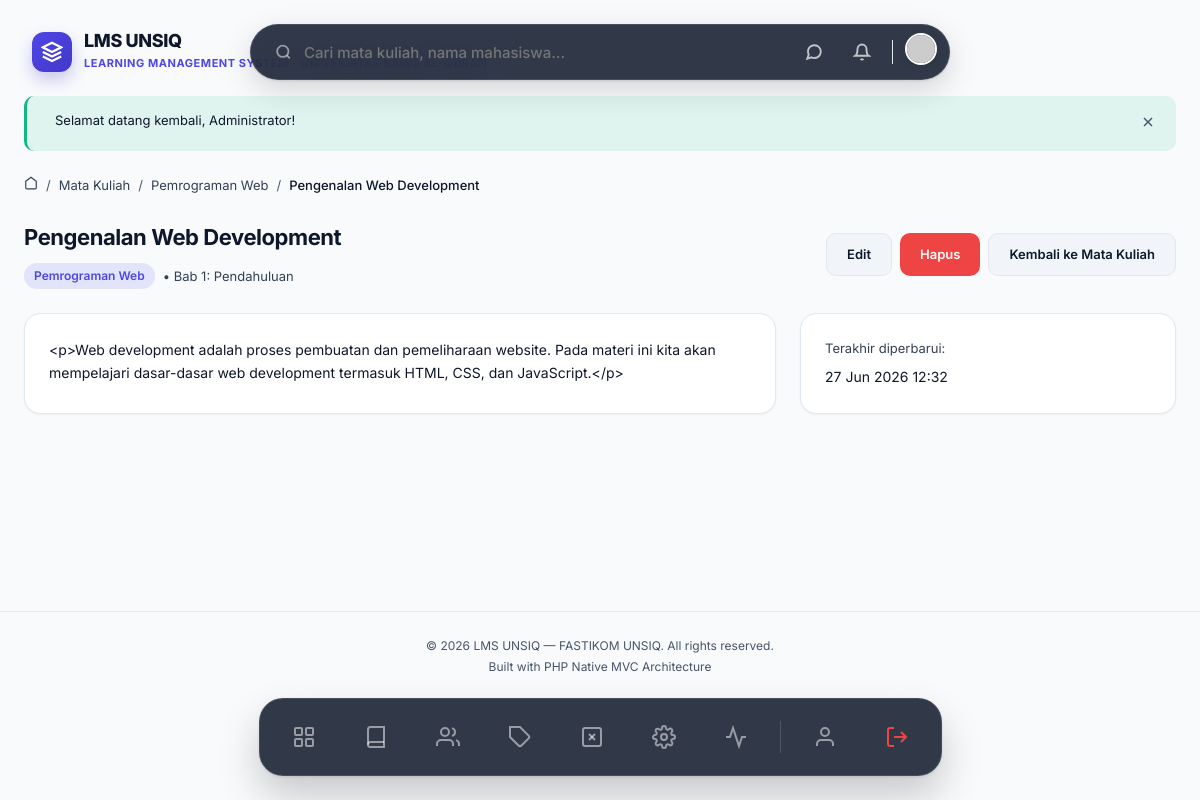
The page /materials/1 (signed in) on the database its author committed.
### tables this page shows
CREATE TABLE IF NOT EXISTS settings (
    id INT AUTO_INCREMENT PRIMARY KEY,
    key_name VARCHAR(100) NOT NULL UNIQUE,
    value TEXT NULL,
    group_name VARCHAR(50) NOT NULL DEFAULT 'general',
    description VARCHAR(255) NULL,
    INDEX idx_settings_group (group_name)
);

CREATE TABLE IF NOT EXISTS materials (
    id INT AUTO_INCREMENT PRIMARY KEY,
    course_id INT NOT NULL,
    title VARCHAR(200) NOT NULL,
    content LONGTEXT NULL COMMENT 'Konten teks/HTML materi',
    file_path VARCHAR(255) NULL,
    file_name VARCHAR(255) NULL,
    file_type VARCHAR(20) NULL COMMENT 'pdf, docx, pptx, video, etc.',
    file_size INT NULL COMMENT 'Ukuran file dalam bytes',
    video_url VARCHAR(500) NULL COMMENT 'URL embed video (YouTube, etc.)',
    section VARCHAR(100) NULL COMMENT 'Bab/Section grouping',
    sort_order INT NOT NULL DEFAULT 0,
    is_published TINYINT(1) NOT NULL DEFAULT 0,
    download_count INT NOT NULL DEFAULT 0,
    created_at TIMESTAMP DEFAULT CURRENT_TIMESTAMP,
    updated_at TIMESTAMP DEFAULT CURRENT_TIMESTAMP ON UPDATE CURRENT_TIMESTAMP,
    FOREIGN KEY (course_id) REFERENCES courses(id) ON DELETE CASCADE,
    INDEX idx_materials_course (course_id),
    INDEX idx_materials_sort (sort_order)
);

CREATE TABLE IF NOT EXISTS courses (
    id INT AUTO_INCREMENT PRIMARY KEY,
    dosen_id INT NOT NULL,
    category_id INT NULL,
    code VARCHAR(20) NOT NULL UNIQUE COMMENT 'Kode mata kuliah',
    name VARCHAR(200) NOT NULL,
    description TEXT NULL,
    thumbnail VARCHAR(255) NULL,
    sks INT NOT NULL DEFAULT 2,
    semester VARCHAR(20) NULL COMMENT 'Ganjil/Genap',
    academic_year VARCHAR(20) NULL COMMENT '2025/2026',
    status ENUM('draft', 'published', 'archived') NOT NULL DEFAULT 'draft',
    max_students INT NULL DEFAULT 40,
    created_at TIMESTAMP DEFAULT CURRENT_TIMESTAMP,
    updated_at TIMESTAMP DEFAULT CURRENT_TIMESTAMP ON UPDATE CURRENT_TIMESTAMP,
    FOREIGN KEY (dosen_id) REFERENCES users(id) ON DELETE CASCADE,
    FOREIGN KEY (category_id) REFERENCES categories(id) ON DELETE SET NULL,
    INDEX idx_courses_status (status),
    INDEX idx_courses_dosen (dosen_id),
    INDEX idx_courses_code (code)
);

### app/Views/materials/show.php (the view, shortened to what the rows shown need)
<div class="animate-fade-in">
    <div class="page-header">
        <div>
            <h1 style="margin-bottom:8px;"><?= e($material['title']) ?></h1>
            <div class="d-flex align-center gap-2">
                <span class="badge badge-primary"><?= e($course['name']) ?></span>
                <?php if ($material['section']): ?><span class="text-sm text-muted">• <?= e($material['section']) ?></span><?php endif; ?>
            </div>
        </div>
        <div class="btn-group">
            <?php if (has_role('admin', 'dosen')): ?>
                <a href="<?= url('/materials/' . $material['id'] . '/edit') ?>" class="btn btn-secondary">Edit</a>
                <button class="btn btn-danger" data-confirm="Hapus materi ini?" data-action="<?= url('/materials/' . $material['id'] . '/delete') ?>">Hapus</button>
            <?php endif; ?>
            <a href="<?= url('/courses/' . $course['id']) ?>" class="btn btn-secondary">Kembali ke Mata Kuliah</a>
        </div>
    </div>
    <div class="dashboard-grid" style="grid-template-columns:2fr 1fr;">
        <div class="card">
            <div class="card-body">
                <div style="font-size:var(--font-size-base);line-height:1.7;">
                    <?= nl2br(e($material['content'])) ?>
                </div>
            </div>
        </div>
        <div>
            <div class="card">
                <div class="card-body">
                    <p class="text-sm text-muted mb-2">Terakhir diperbarui:</p>
                    <p class="font-medium"><?= format_date($material['updated_at'] ?? $material['created_at'], 'd M Y H:i') ?></p>
                </div>
            </div>
        </div>
    </div>
</div>

### app/Core/Router.php (shortened to what the rows shown need)
<?php
class Router
{
    private array $routes = [
        'GET'    => [],
        'POST'   => [],
        'PUT'    => [],
        'DELETE' => [],
    ];
    private function addRoute(string $method, string $uri, array $action, array $middleware = []): self
    {
        $this->routes[$method][] = [
            'uri'        => $uri,
            'controller' => $action[0],
            'method'     => $action[1],
            'middleware'  => $middleware,
        ];
        return $this;
    }
    public function dispatch(string $requestMethod, string $requestUri): void
    {
        $routes = $this->routes[$requestMethod] ?? [];
        foreach ($routes as $route) {
            $params = $this->matchRoute($route['uri'], $requestUri);
            if ($params !== false) {
                $methodName      = $route['method'];
                $controller = new $controllerClass();
                call_user_func_array([$controller, $methodName], $params);
                return;
            }
        }
        throw new Exceptions\NotFoundException("Route [{$requestMethod} {$requestUri}] not found.");
    }
    private function matchRoute(string $routeUri, string $requestUri): array|false
    {
        $pattern = preg_replace('/\{([a-zA-Z_]+)\}/', '([a-zA-Z0-9_-]+)', $routeUri);
        $pattern = '#^' . $pattern . '$#';
        if (preg_match($pattern, $requestUri, $matches)) {
            array_shift($matches);
            return $matches;
        }
        return false;
    }
}

### app/Views/partials/navbar.php (shortened to what the rows shown need)
<?php
$user = $currentUser ?? \App\Core\Session::user();
$notifCount = 0;
try {
    $notifModel = new \App\Models\Notification();
    $notifCount = $notifModel->countUnread($user['id'] ?? 0);
} catch (\Throwable $e) {}
?>
<div style="display: flex; justify-content: center; position: sticky; top: 24px; z-index: 999; margin-bottom: 24px; pointer-events: none; width: 100%;">
<?php
    $settingModel = new \App\Models\Setting();
    $siteName = $settingModel->getValue('site_name', 'LMS UNSIQ');
    $siteDesc = $settingModel->getValue('site_description', 'Portal Akademik');
    $siteLogo = $settingModel->getValue('site_logo');
?>
    <a href="<?= url('/dashboard') ?>" style="position: absolute; left: 32px; top: 50%; transform: translateY(-50%); pointer-events: auto; display: flex; align-items: center; gap: 12px; text-decoration: none; transition: transform 0.2s;" onmouseover="this.style.transform='translateY(-50%) scale(1.02)'" onmouseout="this.style.transform='translateY(-50%) scale(1)'">
        <?php if (!empty($siteLogo)): ?>
            <img src="<?= e(str_starts_with($siteLogo, 'http') ? $siteLogo : upload_url($siteLogo)) ?>" alt="Logo" style="width: 40px; height: 40px; border-radius: 8px; object-fit: contain;">
        <?php else: ?>
            <div style="width: 40px; height: 40px; background: linear-gradient(135deg, #4f46e5, #4338ca); border-radius: 12px; display: flex; justify-content: center; align-items: center; box-shadow: 0 8px 16px rgba(67,56,202,0.25);">
                <svg width="22" height="22" viewBox="0 0 24 24" fill="none" stroke="white" stroke-width="2.5"><path d="M12 2L2 7l10 5 10-5-10-5z"/><path d="M2 17l10 5 10-5"/><path d="M2 12l10 5 10-5"/></svg>
            </div>
        <?php endif; ?>
        <div>
            <h1 style="font-size: 18px; font-weight: 800; color: var(--text-primary); letter-spacing: -0.02em; margin: 0; line-height: 1.1;"><?= e($siteName) ?></h1>
            <span style="font-size: 11px; font-weight: 700; color: var(--accent-primary); letter-spacing: 0.05em; text-transform: uppercase;"><?= e($siteDesc) ?></span>
        </div>
    </a>
    <div style="pointer-events: auto; display: flex; justify-content: space-between; align-items: center; background: rgba(15, 23, 42, 0.85); backdrop-filter: blur(16px); padding: 8px 12px 8px 24px; border-radius: 999px; box-shadow: 0 10px 30px rgba(0,0,0,0.15), 0 1px 3px rgba(0,0,0,0.1); border: 1px solid rgba(255,255,255,0.1); width: 100%; max-width: 700px; transition: all 0.3s cubic-bezier(0.34, 1.56, 0.64, 1);">
        <form action="<?= url('/search') ?>" method="GET" style="display: flex; align-items: center; gap: 12px; flex: 1; margin:0;">
            <svg width="18" height="18" viewBox="0 0 24 24" fill="none" stroke="currentColor" stroke-width="2.5" style="color: rgba(255,255,255,0.5);"><circle cx="11" cy="11" r="8"/><line x1="21" y1="21" x2="16.65" y2="16.65"/></svg>
            <input type="text" name="q" placeholder="Cari mata kuliah, nama mahasiswa..." style="border: none; background: transparent; width: 100%; font-size: 15px; font-weight: 500; outline: none; color: white; font-family: inherit;" autocomplete="off">
        </form>
        <div style="display: flex; align-items: center; gap: 12px;">
            <a href="<?= url('/messages') ?>" style="position:relative; text-decoration: none; width: 36px; height: 36px; display: flex; align-items: center; justify-content: center; border-radius: 50%; color: rgba(255,255,255,0.7); transition: background 0.2s;" onmouseover="this.style.background='rgba(255,255,255,0.1)'" onmouseout="this.style.background='transparent'">
                <svg width="18" height="18" viewBox="0 0 24 24" fill="none" stroke="currentColor" stroke-width="2.5"><path d="M21 11.5a8.38 8.38 0 0 1-.9 3.8 8.5 8.5 0 0 1-7.6 4.7 8.38 8.38 0 0 1-3.8-.9L3 21l1.9-5.7a8.38 8.38 0 0 1-.9-3.8 8.5 8.5 0 0 1 4.7-7.6 8.38 8.38 0 0 1 3.8-.9h.5a8.48 8.48 0 0 1 8 8v.5z"/></svg>
            </a>
            <?php if ($notifCount > 0): ?>
            <a href="<?= url('/notifications') ?>" style="text-decoration: none; background: var(--bg-primary); padding: 6px 12px; border-radius: 99px; font-size: 13px; font-weight: 700; color: var(--accent-primary); border: 1px solid var(--border-color); display: flex; align-items: center; gap: 6px; box-shadow: 0 2px 4px rgba(0,0,0,0.02); transition: transform 0.2s;" onmouseover="this.style.transform='scale(1.05)'" onmouseout="this.style.transform='scale(1)'">
                <div style="width: 6px; height: 6px; background: var(--accent-success); border-radius: 50%;"></div>
                <?= $notifCount ?> Info
            </a>
            <?php else: ?>
            <a href="<?= url('/notifications') ?>" style="text-decoration: none; width: 36px; height: 36px; display: flex; align-items: center; justify-content: center; border-radius: 50%; color: rgba(255,255,255,0.7); transition: background 0.2s;" onmouseover="this.style.background='rgba(255,255,255,0.1)'" onmouseout="this.style.background='transparent'">
                <svg width="18" height="18" viewBox="0 0 24 24" fill="none" stroke="currentColor" stroke-width="2.5"><path d="M18 8A6 6 0 006 8c0 7-3 9-3 9h18s-3-2-3-9"/><path d="M13.73 21a2 2 0 01-3.46 0"/></svg>
            </a>
            <?php endif; ?>
            <a href="<?= url('/profile') ?>">
                <img src="<?= !empty($user['avatar']) ? upload_url($user['avatar']) : 'https://ui-avatars.com/api/?name='.urlencode($user['name'] ?? 'U').'&background=6366f1&color=fff' ?>" alt="Avatar" style="width: 32px; height: 32px; border-radius: 50%; box-shadow: 0 2px 8px rgba(0,0,0,0.1); border: 2px solid white; transition: transform 0.2s;" onmouseover="this.style.transform='scale(1.1)'" onmouseout="this.style.transform='scale(1)'">
            </a>
        </div>
    </div>
</div>

### rows shown on the page
settings: value "LMS UNSIQ"
settings: value "LEARNING MANAGEMENT SYSTEM - UNIVERSITAS SAINS AL-QURAN"
materials: title "Pengenalan Web Development", section "Bab 1: Pendahuluan", content "<p>Web development adalah proses pembuatan dan pemeliharaan website. Pada materi ini kita akan mempelajari dasar-dasar web development termasuk HTML, CSS, dan JavaScript.</p>", updated_at "27 Jun 2026 12:32"
courses: name "Pemrograman Web"

### other values the page prints
$message "Selamat datang kembali, Administrator!"
$crumb['label'] "Mata Kuliah"
$crumb['label'] "Pemrograman Web"
$crumb['label'] "Pengenalan Web Development"
